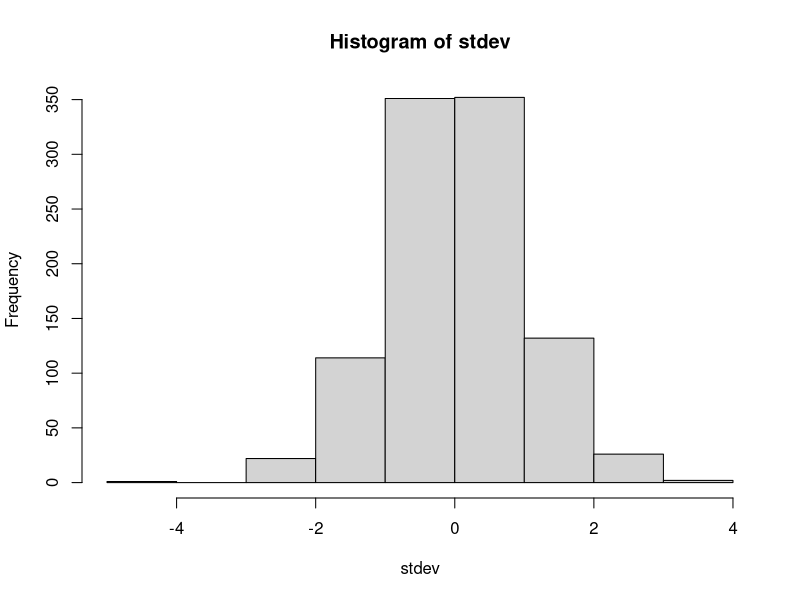

The R script that drew this image:
# sample 100 values from standard deviation
stdev = rnorm(1000, mean = 0, sd = 1)

#PDF set-up
graphics.off()
pdf(file="hist.pdf",
    paper = "special",
    width = 4,
    height = 4,
    pointsize = 11)

#histogram plot of sample
hist(stdev)

#finalize PDF
dev.off()